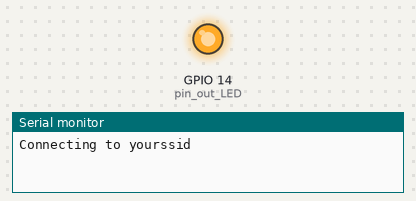
Recording of a sketch running on a simulated ESP8266 (NodeMCU). Parts: output pins drawn as LEDs (lit = HIGH), the last lines printed to the serial monitor. WiFi joins after 1.5 s; servers stay silent unless stated; uploads are accepted with an empty reply.

Above: at 0.1 s.
At 1.6 s:
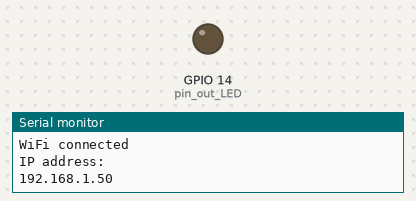
Timing chart, 0 to 3.1 s (numbered marks = the images above):
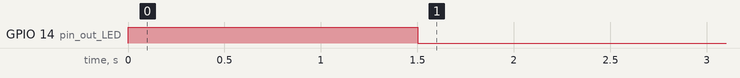

The sketch:

iis_basic.ino
```cpp
/**
 * Arduino basic sketch - connects to open notify every 5 seconds and reads the forecast for Karlskrona.
 * So far we publish the response to the serial monitor
 *
 * Made for Raspberry Valley (http://raspberry-valley.azurewebsites.net) makerspace.
 *
*/

#include <string>         //to use string

int pin_out_LED;          //LED
String msg;                //message_out content
String line;               //message_in  content

//Configure WIFI:
#include <ESP8266WiFi.h>  //Wifi-library
#include <ESP8266HTTPClient.h> //http client library

//WLAN-Config
const char* ssid     = "yourssid";          //Your WIFI Name?
const char* password = "yourpassword";      //Your WIFI Password?

//API call settings

// open-notify query for a forecast to retrieve the time of ISS above KARLSKRONA
// change the latitude / longitude to your place!
const char* open_notify_URL = "http://api.open-notify.org/iss-pass.json?lat=56.16156&lon=15.58661&n=1";

void setup() {

  Serial.begin(115200);                              //baud rate
  pin_out_LED = 14;
  pinMode(pin_out_LED, OUTPUT);

  // We start by connecting to a WiFi network
  Serial.println();
  Serial.print("Connecting to ");
  Serial.println(ssid);

  WiFi.begin(ssid, password);                         //Connect to WIFI
  digitalWrite(pin_out_LED, HIGH);
  while (WiFi.status() != WL_CONNECTED) {

    delay(500);
    Serial.print(".");
  }
  digitalWrite(pin_out_LED, LOW);                     //We are connected to SSID
  Serial.println("");
  Serial.println("Raspberry Valley IIS Overhead monitor (RGB Led)");
  Serial.println("-----------------------------------------------");
  Serial.println();
  Serial.println("WiFi connected");
  Serial.println("IP address: ");
  Serial.println(WiFi.localIP());
}

void loop() {

  if (WiFi.status() == WL_CONNECTED) { //Check WiFi connection status

    HTTPClient http;  //Declare an object of class HTTPClient

    http.begin(open_notify_URL);  //Specify request destination from settings above
    int httpCode = http.GET();                                                                  //Send the request

    if (httpCode > 0) { //Check the returning code

      String payload = http.getString();   //Get the request response payload
      Serial.println(payload);                     //Print the response payload
      delay(10000); // call every 10 secs
    }

    http.end();   //Close connection
  }
  else {
    Serial.print("no Wifi connection .... waiting 1 second");
    delay (1000);
  }

}
```
